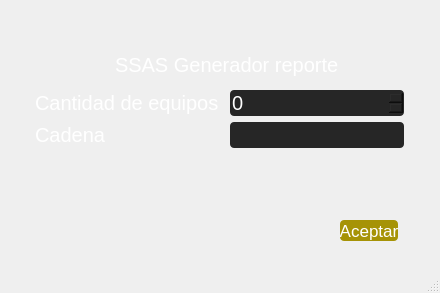
<?xml version="1.0" encoding="UTF-8"?>
<ui version="4.0">
 <class>Ventana</class>
 <widget class="QMainWindow" name="Ventana">
  <property name="geometry">
   <rect>
    <x>0</x>
    <y>0</y>
    <width>440</width>
    <height>293</height>
   </rect>
  </property>
  <property name="windowTitle">
   <string>MainWindow</string>
  </property>
  <property name="windowIcon">
   <iconset>
    <normaloff>logoCASA.png</normaloff>logoCASA.png</iconset>
  </property>
  <property name="styleSheet">
   <string notr="true">QLineEdit,QSpinBox{
background-color:#262626;
color:#fff;
border:4px;
border-radius:4px;
font-size:20px;
font-family:helvetica;
border-radius: 4px;
}

QLabel{
margin-left: 10%; 
color: #FFFFFF;
border:4px;
font-size:20px solid;

}
QPushButton{
		background-color:#A69306;
		border-radius: 4px;
		border: 4Px;		
		color: #fff;
		font-family: 'Roboto';
		font-size: 17px;
	}

QPushButton:hover{color:#fff;background-color:black;border-radius: 4px;
		border: 4Px;	}</string>
  </property>
  <property name="iconSize">
   <size>
    <width>30</width>
    <height>30</height>
   </size>
  </property>
  <property name="documentMode">
   <bool>false</bool>
  </property>
  <widget class="QWidget" name="centralwidget">
   <widget class="QLabel" name="label_4">
    <property name="geometry">
     <rect>
      <x>100</x>
      <y>50</y>
      <width>291</width>
      <height>30</height>
     </rect>
    </property>
    <property name="inputMethodHints">
     <set>Qt::ImhHiddenText</set>
    </property>
    <property name="text">
     <string>SSAS Generador reporte </string>
    </property>
   </widget>
   <widget class="QPushButton" name="boton">
    <property name="geometry">
     <rect>
      <x>340</x>
      <y>220</y>
      <width>58</width>
      <height>21</height>
     </rect>
    </property>
    <property name="text">
     <string>Aceptar</string>
    </property>
    <property name="flat">
     <bool>false</bool>
    </property>
   </widget>
   <widget class="QWidget" name="layoutWidget">
    <property name="geometry">
     <rect>
      <x>20</x>
      <y>90</y>
      <width>384</width>
      <height>60</height>
     </rect>
    </property>
    <layout class="QGridLayout" name="gridLayout">
     <item row="0" column="0">
      <widget class="QLabel" name="label_2">
       <property name="inputMethodHints">
        <set>Qt::ImhHiddenText</set>
       </property>
       <property name="text">
        <string>Cantidad de equipos</string>
       </property>
      </widget>
     </item>
     <item row="0" column="1">
      <widget class="QSpinBox" name="cantidadE">
       <property name="maximum">
        <number>24</number>
       </property>
      </widget>
     </item>
     <item row="1" column="0">
      <widget class="QLabel" name="label_3">
       <property name="inputMethodHints">
        <set>Qt::ImhHiddenText</set>
       </property>
       <property name="text">
        <string>Cadena</string>
       </property>
      </widget>
     </item>
     <item row="1" column="1">
      <widget class="QLineEdit" name="cadena">
       <property name="toolTip">
        <string/>
       </property>
       <property name="styleSheet">
        <string notr="true"/>
       </property>
       <property name="inputMethodHints">
        <set>Qt::ImhHiddenText</set>
       </property>
       <property name="text">
        <string/>
       </property>
       <property name="cursorMoveStyle">
        <enum>Qt::VisualMoveStyle</enum>
       </property>
      </widget>
     </item>
    </layout>
   </widget>
  </widget>
  <widget class="QMenuBar" name="menubar">
   <property name="geometry">
    <rect>
     <x>0</x>
     <y>0</y>
     <width>440</width>
     <height>21</height>
    </rect>
   </property>
  </widget>
  <widget class="QStatusBar" name="statusbar"/>
 </widget>
 <resources/>
 <connections/>
</ui>
